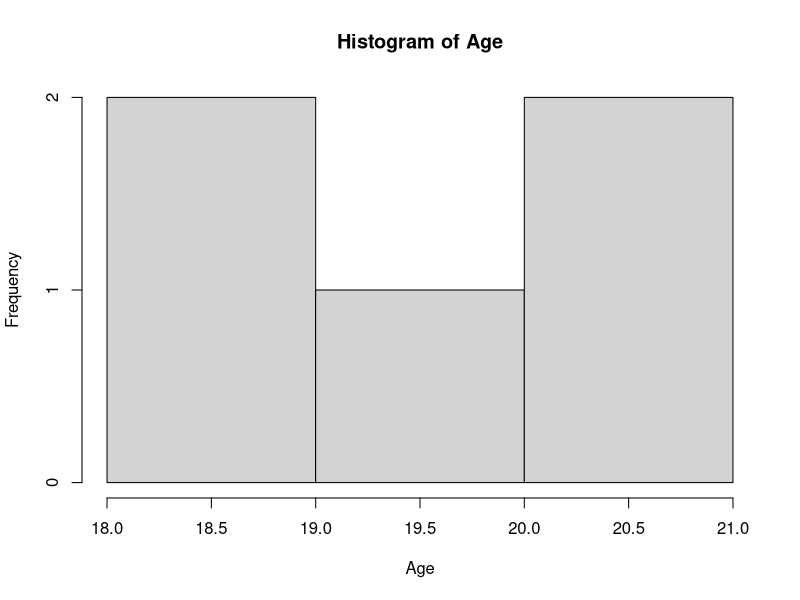

Reproduce this figure in R.

# Practical 1 - Answering Social Research Question

# Age <- 18, 20, 19, 21, 21  (Won't Work)
Age <- c(18, 20, 19, 21, 21)

Age [2] # Square Brackets for indexing
mean(Age)
hist(Age)

StudNo <- 1:10
Sample1 <- matrix(StudNo, nrow = 2)
Sample2 <- matrix(StudNo, nrow = 2, byrow = 2) #Different Arrangement

Sample2[2, 4] # [nrow, ncolumn]
Sample2[1, 2]
Sample2[2, ] # Run entire row 
Sample2[ ,4] # Run entire column 

mean(Sample2)
